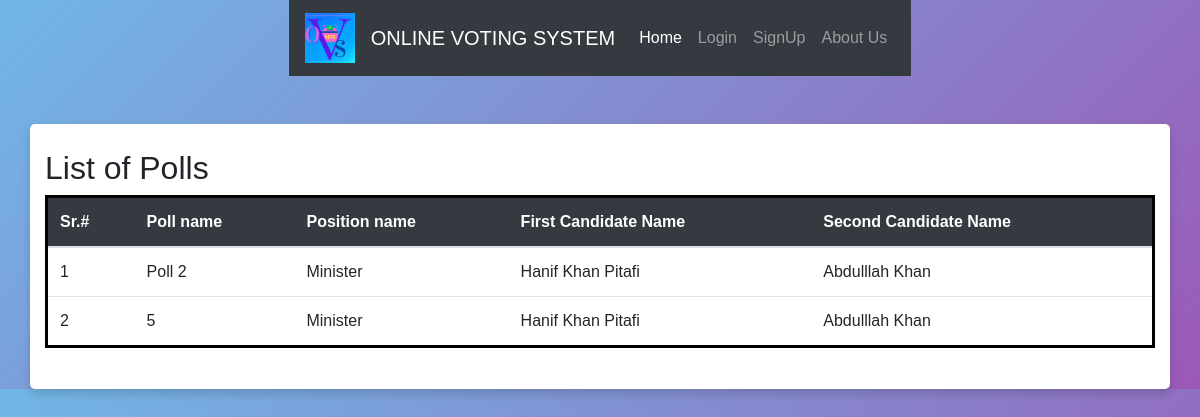
The app's page /poll_list.php with its own data.
### tables this page shows
CREATE TABLE `poll` (
  `id` int(11) NOT NULL,
  `poll_name` varchar(255) NOT NULL,
  `candidate1id` int(11) NOT NULL,
  `candidate2id` int(11) NOT NULL,
  `positionid` int(11) NOT NULL
);

CREATE TABLE `position` (
  `id` int(11) NOT NULL,
  `position_name` varchar(255) NOT NULL
);

CREATE TABLE `candidates` (
  `id` int(11) NOT NULL,
  `first_name` varchar(255) NOT NULL,
  `last_name` varchar(255) NOT NULL,
  `father_name` varchar(255) NOT NULL,
  `cnic` varchar(255) NOT NULL,
  `area` varchar(255) NOT NULL,
  `symbol` varchar(255) NOT NULL,
  `symbol_image` varchar(255) NOT NULL
);

### poll_list.php (the view, shortened to what this page needs)
<!DOCTYPE html>
<html lang="en">
<head>
  <link rel="stylesheet" href="style.css">
</head>
<body>
  <?php
require_once "header.php";
$poll_select_query = "SELECT * FROM `poll`";
			$poll_query_run = mysqli_query($connect , $poll_select_query);
?>
<div class="container mt-5">
  <h2>List of Polls</h2>
  <table class="table">
    <thead class="table-dark">
      <tr>
      <th>Sr.#</th>
        <th>Poll name</th>
        <th>Position name</th>
        <th> First Candidate Name</th>
        <th> Second Candidate Name</th>
      </tr>
    </thead>
    <tbody>
        <?php $i = 0;
         while($poll= mysqli_fetch_assoc($poll_query_run)){
$position_id = $poll['positionid'];
$candidate1_id = $poll['candidate1id'];
$candidate2_id = $poll['candidate2id'];
$position_name = mysqli_fetch_assoc(mysqli_query($connect,"SELECT * from position WHERE id = '$position_id'"));
$candidate_1_name = mysqli_fetch_assoc(mysqli_query($connect,"SELECT * from candidates WHERE id = '$candidate1_id'"));
$candidate_2_name = mysqli_fetch_assoc(mysqli_query($connect,"SELECT * from candidates WHERE id = '$candidate2_id'"));
$i++?>
      <tr>
        <td><?php echo $i; ?></td>
        <td><?php echo $poll['poll_name']; ?></td>
        <td><?php echo $position_name['position_name']; ?></td>
        <td><?php echo $candidate_1_name['first_name'] . ' ' . $candidate_1_name['last_name']; ?></td>
        <td><?php echo $candidate_2_name['first_name'] . ' ' . $candidate_2_name['last_name']; ?></td>
      </tr>
      <?php } ?>
    </tbody>
  </table>
</div>
</body>
</html>

### style.css (style rules this page uses)
body { font-family: "Times New Roman", Times, serif; }
* { margin: 0; padding: 0; box-sizing: border-box; font-family: 'Poppins', sans-serif; }
html,body { width: 100%; place-items: center; background: linear-gradient(135deg, #71b7e6, #9b59b6); }
.table { border: solid black; }
.container { background-color: #fff; padding: 25px 30px; border-radius: 5px; box-shadow: 0 5px 10px rgba(0,0,0,0.15); }

### header.php (style rules this page uses)
body { font-family: "Times New Roman", Times, serif; }

### records on screen
poll: poll_name "Poll 2", positionid.position_name "Minister", candidates.first_name "Hanif Khan", candidates.last_name "Pitafi", candidates.first_name "Abdulllah", candidates.last_name "Khan"
poll: poll_name "5", positionid.position_name "Minister", candidates.first_name "Hanif Khan", candidates.last_name "Pitafi", candidates.first_name "Abdulllah", candidates.last_name "Khan"
